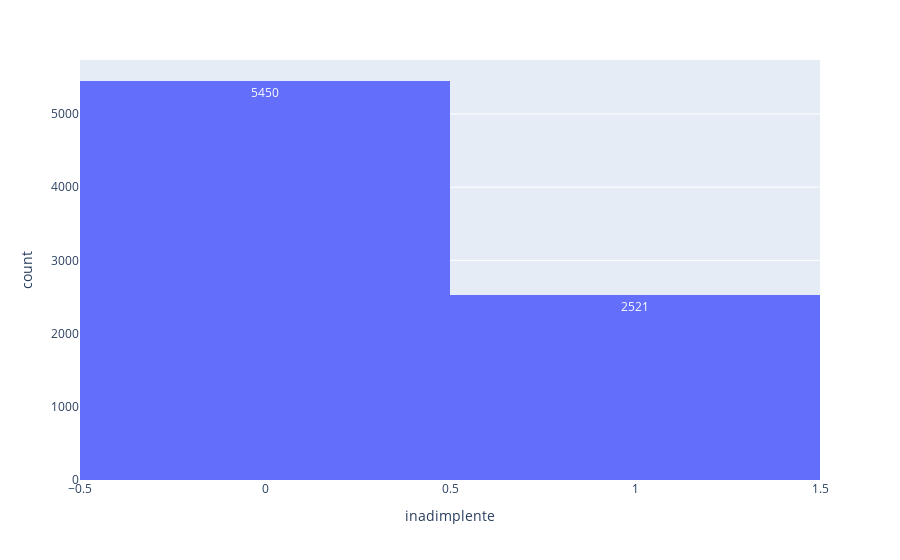

Here is the notebook cell this chart was saved with:
### Code cell
# Desbalanceamento dos dados
px.histogram(dados, "inadimplente", text_auto=True)

### Figure 1 — Plotly figure (JSON) as saved in the notebook; plotly's stock layout.template omitted (floating-point values rounded to 4 significant figures; data arrays with more than 128 entries replaced by an {"elided": "..."} marker saying what was removed)
{"data": [{"alignmentgroup": "True", "bingroup": "x", "hovertemplate": "inadimplente=%{x}<br>count=%{y}<extra></extra>", "legendgroup": "", "marker": {"color": "#636efa", "pattern": {"shape": ""}}, "name": "", "offsetgroup": "", "orientation": "v", "showlegend": false, "texttemplate": "%{value}", "type": "histogram", "x": {"elided": "7971 int values"}, "xaxis": "x", "yaxis": "y"}], "layout": {"barmode": "relative", "legend": {"tracegroupgap": 0}, "margin": {"t": 60}, "xaxis": {"anchor": "y", "domain": [0, 1], "title": {"text": "inadimplente"}}, "yaxis": {"anchor": "x", "domain": [0, 1], "title": {"text": "count"}}}}
